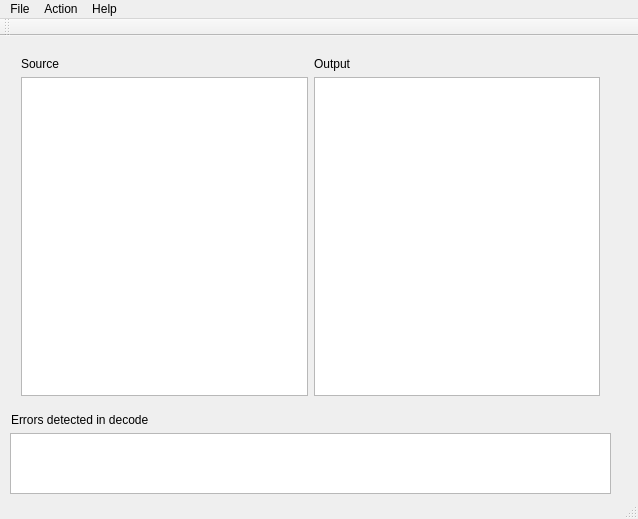
<?xml version="1.0" encoding="UTF-8"?>
<ui version="4.0">
 <class>MainWindow</class>
 <widget class="QMainWindow" name="MainWindow">
  <property name="geometry">
   <rect>
    <x>0</x>
    <y>0</y>
    <width>638</width>
    <height>519</height>
   </rect>
  </property>
  <property name="windowTitle">
   <string>HammingEncoder</string>
  </property>
  <widget class="QWidget" name="centralWidget">
   <widget class="QWidget" name="layoutWidget">
    <property name="geometry">
     <rect>
      <x>10</x>
      <y>10</y>
      <width>601</width>
      <height>361</height>
     </rect>
    </property>
    <layout class="QGridLayout" name="gridLayout">
     <item row="0" column="0">
      <widget class="QLabel" name="label">
       <property name="text">
        <string>Source</string>
       </property>
      </widget>
     </item>
     <item row="0" column="1">
      <widget class="QLabel" name="label_2">
       <property name="text">
        <string>Output</string>
       </property>
      </widget>
     </item>
     <item row="1" column="0">
      <widget class="QPlainTextEdit" name="plainTextEdit"/>
     </item>
     <item row="1" column="1">
      <widget class="QPlainTextEdit" name="plainTextEdit_2"/>
     </item>
    </layout>
   </widget>
   <widget class="QPlainTextEdit" name="plainTextEdit_3">
    <property name="geometry">
     <rect>
      <x>10</x>
      <y>397</y>
      <width>601</width>
      <height>61</height>
     </rect>
    </property>
   </widget>
   <widget class="QLabel" name="label_3">
    <property name="geometry">
     <rect>
      <x>11</x>
      <y>375</y>
      <width>181</width>
      <height>17</height>
     </rect>
    </property>
    <property name="text">
     <string>Errors detected in decode</string>
    </property>
   </widget>
  </widget>
  <widget class="QMenuBar" name="menuBar">
   <property name="geometry">
    <rect>
     <x>0</x>
     <y>0</y>
     <width>638</width>
     <height>25</height>
    </rect>
   </property>
   <widget class="QMenu" name="menuFile">
    <property name="title">
     <string>File</string>
    </property>
    <addaction name="actionOpen"/>
   </widget>
   <widget class="QMenu" name="menuAction">
    <property name="title">
     <string>Action</string>
    </property>
    <addaction name="actionEncode"/>
    <addaction name="actionDecode"/>
    <addaction name="actionMin_Distance"/>
   </widget>
   <widget class="QMenu" name="menuHelp">
    <property name="title">
     <string>Help</string>
    </property>
    <addaction name="actionAbout"/>
   </widget>
   <addaction name="menuFile"/>
   <addaction name="menuAction"/>
   <addaction name="menuHelp"/>
  </widget>
  <widget class="QToolBar" name="mainToolBar">
   <attribute name="toolBarArea">
    <enum>TopToolBarArea</enum>
   </attribute>
   <attribute name="toolBarBreak">
    <bool>false</bool>
   </attribute>
  </widget>
  <widget class="QStatusBar" name="statusBar"/>
  <action name="actionOpen">
   <property name="text">
    <string>Open</string>
   </property>
  </action>
  <action name="actionEncode">
   <property name="text">
    <string>Encode</string>
   </property>
  </action>
  <action name="actionDecode">
   <property name="text">
    <string>Decode</string>
   </property>
  </action>
  <action name="actionAbout">
   <property name="text">
    <string>About</string>
   </property>
  </action>
  <action name="actionMin_Distance">
   <property name="text">
    <string>Min. Distance</string>
   </property>
  </action>
 </widget>
 <layoutdefault spacing="6" margin="11"/>
 <resources/>
 <connections/>
</ui>
